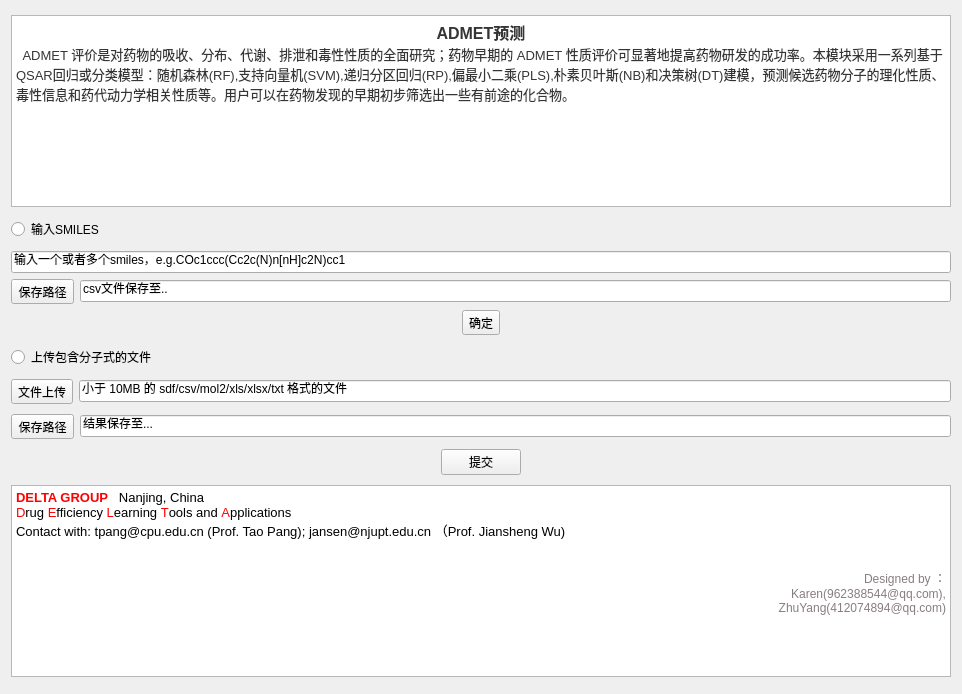
<?xml version="1.0" encoding="UTF-8"?>
<ui version="4.0">
 <class>Form</class>
 <widget class="QWidget" name="Form">
  <property name="geometry">
   <rect>
    <x>0</x>
    <y>0</y>
    <width>962</width>
    <height>694</height>
   </rect>
  </property>
  <property name="sizePolicy">
   <sizepolicy hsizetype="Minimum" vsizetype="Minimum">
    <horstretch>0</horstretch>
    <verstretch>0</verstretch>
   </sizepolicy>
  </property>
  <property name="windowTitle">
   <string>Form</string>
  </property>
  <layout class="QVBoxLayout" name="verticalLayout_2">
   <item>
    <widget class="QTextBrowser" name="textBrowser_2">
     <property name="sizePolicy">
      <sizepolicy hsizetype="Expanding" vsizetype="Fixed">
       <horstretch>0</horstretch>
       <verstretch>0</verstretch>
      </sizepolicy>
     </property>
     <property name="html">
      <string>&lt;!DOCTYPE HTML PUBLIC &quot;-//W3C//DTD HTML 4.0//EN&quot; &quot;http://www.w3.org/TR/REC-html40/strict.dtd&quot;&gt;
&lt;html&gt;&lt;head&gt;&lt;meta name=&quot;qrichtext&quot; content=&quot;1&quot; /&gt;&lt;style type=&quot;text/css&quot;&gt;
p, li { white-space: pre-wrap; }
&lt;/style&gt;&lt;/head&gt;&lt;body style=&quot; font-family:'SimSun'; font-size:9pt; font-weight:400; font-style:normal;&quot;&gt;
&lt;p align=&quot;center&quot; style=&quot; margin-top:0px; margin-bottom:0px; margin-left:0px; margin-right:0px; -qt-block-indent:0; text-indent:0px;&quot;&gt;&lt;span style=&quot; font-size:12pt; font-weight:600; color:#353535;&quot;&gt;ADMET预测&lt;/span&gt;&lt;/p&gt;
&lt;p style=&quot; margin-top:0px; margin-bottom:0px; margin-left:0px; margin-right:0px; -qt-block-indent:0; text-indent:0px;&quot;&gt;&lt;span style=&quot; font-size:10pt; color:#353535;&quot;&gt;  ADMET 评价是对药物的吸收、分布、代谢、排泄和毒性性质的全面研究；药物早期的 ADMET 性质评价可显著地提高药物研发的成功率。本模块采用一系列基于QSAR回归或分类模型：随机森林(RF),支持向量机(SVM),递归分区回归(RP),偏最小二乘(PLS),朴素贝叶斯(NB)和决策树(DT)建模，预测候选药物分子的理化性质、毒性信息和药代动力学相关性质等。用户可以在药物发现的早期初步筛选出一些有前途的化合物。&lt;/span&gt;&lt;/p&gt;&lt;/body&gt;&lt;/html&gt;</string>
     </property>
    </widget>
   </item>
   <item>
    <layout class="QVBoxLayout" name="verticalLayout">
     <item>
      <widget class="QRadioButton" name="radioButton">
       <property name="text">
        <string>输入SMILES</string>
       </property>
      </widget>
     </item>
    </layout>
   </item>
   <item>
    <layout class="QVBoxLayout" name="verticalLayout_4">
     <item>
      <widget class="QLineEdit" name="lineEdit_2">
       <property name="sizePolicy">
        <sizepolicy hsizetype="Expanding" vsizetype="Maximum">
         <horstretch>0</horstretch>
         <verstretch>0</verstretch>
        </sizepolicy>
       </property>
       <property name="text">
        <string>输入一个或者多个smiles，e.g.COc1ccc(Cc2c(N)n[nH]c2N)cc1</string>
       </property>
      </widget>
     </item>
     <item>
      <layout class="QHBoxLayout" name="horizontalLayout_6">
       <item>
        <widget class="QToolButton" name="toolButton_4">
         <property name="text">
          <string>保存路径</string>
         </property>
        </widget>
       </item>
       <item>
        <widget class="QLineEdit" name="lineEdit_4">
         <property name="text">
          <string>csv文件保存至..</string>
         </property>
        </widget>
       </item>
      </layout>
     </item>
     <item>
      <layout class="QHBoxLayout" name="horizontalLayout_5">
       <item>
        <widget class="QToolButton" name="toolButton_3">
         <property name="sizePolicy">
          <sizepolicy hsizetype="Fixed" vsizetype="Fixed">
           <horstretch>0</horstretch>
           <verstretch>0</verstretch>
          </sizepolicy>
         </property>
         <property name="text">
          <string>确定</string>
         </property>
        </widget>
       </item>
      </layout>
     </item>
    </layout>
   </item>
   <item>
    <widget class="QRadioButton" name="radioButton_2">
     <property name="text">
      <string>上传包含分子式的文件</string>
     </property>
    </widget>
   </item>
   <item>
    <layout class="QHBoxLayout" name="horizontalLayout">
     <item>
      <widget class="QToolButton" name="toolButton">
       <property name="text">
        <string>文件上传</string>
       </property>
      </widget>
     </item>
     <item>
      <widget class="QLineEdit" name="lineEdit">
       <property name="text">
        <string>小于 10MB 的 sdf/csv/mol2/xls/xlsx/txt 格式的文件</string>
       </property>
      </widget>
     </item>
    </layout>
   </item>
   <item>
    <layout class="QVBoxLayout" name="verticalLayout_3">
     <item>
      <layout class="QHBoxLayout" name="horizontalLayout_3">
       <item>
        <widget class="QToolButton" name="toolButton_2">
         <property name="text">
          <string>保存路径</string>
         </property>
        </widget>
       </item>
       <item>
        <widget class="QLineEdit" name="lineEdit_3">
         <property name="text">
          <string>结果保存至...</string>
         </property>
        </widget>
       </item>
      </layout>
     </item>
    </layout>
   </item>
   <item>
    <layout class="QHBoxLayout" name="horizontalLayout_2">
     <item>
      <widget class="QPushButton" name="pushButton">
       <property name="sizePolicy">
        <sizepolicy hsizetype="Fixed" vsizetype="Fixed">
         <horstretch>0</horstretch>
         <verstretch>0</verstretch>
        </sizepolicy>
       </property>
       <property name="text">
        <string>提交</string>
       </property>
      </widget>
     </item>
    </layout>
   </item>
   <item>
    <widget class="QTextBrowser" name="textBrowser">
     <property name="sizePolicy">
      <sizepolicy hsizetype="Expanding" vsizetype="Fixed">
       <horstretch>0</horstretch>
       <verstretch>0</verstretch>
      </sizepolicy>
     </property>
     <property name="html">
      <string>&lt;!DOCTYPE HTML PUBLIC &quot;-//W3C//DTD HTML 4.0//EN&quot; &quot;http://www.w3.org/TR/REC-html40/strict.dtd&quot;&gt;
&lt;html&gt;&lt;head&gt;&lt;meta name=&quot;qrichtext&quot; content=&quot;1&quot; /&gt;&lt;style type=&quot;text/css&quot;&gt;
p, li { white-space: pre-wrap; }
&lt;/style&gt;&lt;/head&gt;&lt;body style=&quot; font-family:'SimSun'; font-size:9pt; font-weight:400; font-style:normal;&quot;&gt;
&lt;p style=&quot; margin-top:0px; margin-bottom:0px; margin-left:0px; margin-right:0px; -qt-block-indent:0; text-indent:0px;&quot;&gt;&lt;span style=&quot; font-size:10pt; font-weight:600; color:#ff0000;&quot;&gt;DELTA GROUP&lt;/span&gt;&lt;span style=&quot; font-size:10pt;&quot;&gt;   Nanjing, China&lt;/span&gt;&lt;/p&gt;
&lt;p style=&quot; margin-top:0px; margin-bottom:0px; margin-left:0px; margin-right:0px; -qt-block-indent:0; text-indent:0px;&quot;&gt;&lt;span style=&quot; font-size:10pt; color:#ff0000;&quot;&gt;D&lt;/span&gt;&lt;span style=&quot; font-size:10pt;&quot;&gt;rug &lt;/span&gt;&lt;span style=&quot; font-size:10pt; color:#ff0000;&quot;&gt;E&lt;/span&gt;&lt;span style=&quot; font-size:10pt;&quot;&gt;fficiency &lt;/span&gt;&lt;span style=&quot; font-size:10pt; color:#ff0000;&quot;&gt;L&lt;/span&gt;&lt;span style=&quot; font-size:10pt;&quot;&gt;earning &lt;/span&gt;&lt;span style=&quot; font-size:10pt; color:#ff0000;&quot;&gt;T&lt;/span&gt;&lt;span style=&quot; font-size:10pt;&quot;&gt;ools and &lt;/span&gt;&lt;span style=&quot; font-size:10pt; color:#ff0000;&quot;&gt;A&lt;/span&gt;&lt;span style=&quot; font-size:10pt;&quot;&gt;pplications&lt;/span&gt;&lt;/p&gt;
&lt;p style=&quot; margin-top:0px; margin-bottom:0px; margin-left:0px; margin-right:0px; -qt-block-indent:0; text-indent:0px;&quot;&gt;&lt;span style=&quot; font-size:10pt;&quot;&gt;Contact with: tpang@cpu.edu.cn (Prof. Tao Pang); jansen@njupt.edu.cn （Prof. Jiansheng Wu)&lt;/span&gt;&lt;/p&gt;
&lt;p style=&quot;-qt-paragraph-type:empty; margin-top:0px; margin-bottom:0px; margin-left:0px; margin-right:0px; -qt-block-indent:0; text-indent:0px; font-size:10pt;&quot;&gt;&lt;br /&gt;&lt;/p&gt;
&lt;p style=&quot;-qt-paragraph-type:empty; margin-top:0px; margin-bottom:0px; margin-left:0px; margin-right:0px; -qt-block-indent:0; text-indent:0px;&quot;&gt;&lt;br /&gt;&lt;/p&gt;
&lt;p align=&quot;right&quot; style=&quot; margin-top:0px; margin-bottom:0px; margin-left:0px; margin-right:0px; -qt-block-indent:0; text-indent:0px;&quot;&gt;&lt;span style=&quot; color:#887d80;&quot;&gt;Designed by ：&lt;/span&gt;&lt;/p&gt;
&lt;p align=&quot;right&quot; style=&quot; margin-top:0px; margin-bottom:0px; margin-left:0px; margin-right:0px; -qt-block-indent:0; text-indent:0px;&quot;&gt;&lt;span style=&quot; color:#887d80;&quot;&gt;Karen(962388544@qq.com),&lt;/span&gt;&lt;/p&gt;
&lt;p align=&quot;right&quot; style=&quot; margin-top:0px; margin-bottom:0px; margin-left:0px; margin-right:0px; -qt-block-indent:0; text-indent:0px;&quot;&gt;&lt;span style=&quot; color:#887d80;&quot;&gt;ZhuYang(412074894@qq.com)&lt;/span&gt;&lt;/p&gt;&lt;/body&gt;&lt;/html&gt;</string>
     </property>
    </widget>
   </item>
  </layout>
  <zorder></zorder>
  <zorder>verticalLayoutWidget</zorder>
 </widget>
 <resources/>
 <connections/>
</ui>
